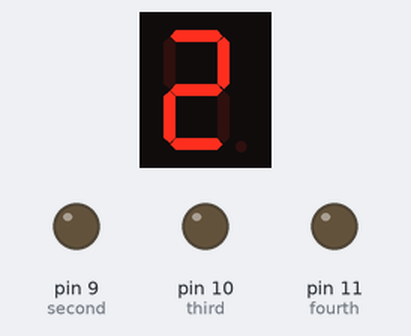
Bench run of a sketch on a simulated Arduino Uno, built with avr-gcc and run on an emulated ATmega328P. On the bench: 1-digit seven-segment display, output pins drawn as LEDs (lit = HIGH). Wiring (inferred from the names in the program): 1-digit 7-segment display, segments lit when LOW: segments pin 0, pin 1, pin 2, pin 3, pin 4, pin 5, pin 6. The segment pins are drawn as the display they are named for; pins used as bus, display or sensor lines are not drawn.

Above: at 0.1 s.
At 1.1 s:
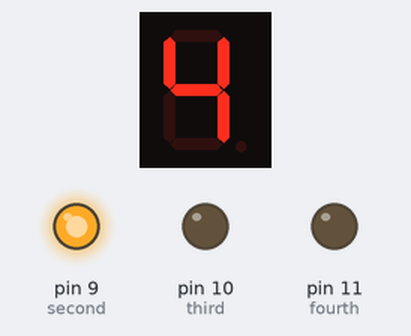
At 2.1 s:
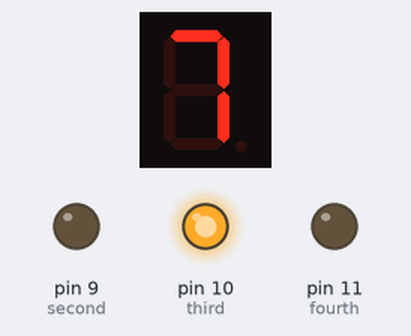
At 3.1 s:
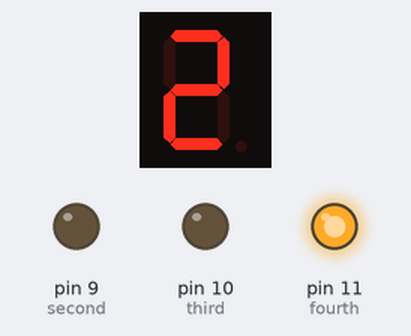
Timing chart, 0 to 130.0 s (numbered marks = the images above):
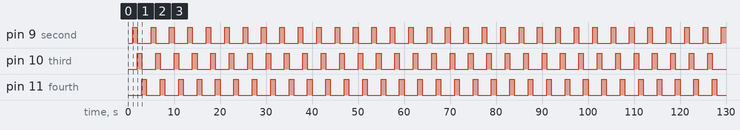

Measured:
- by itself, pin 9 (second), pin 10 (third), pin 11 (fourth): alternates HIGH for 1.0 s and LOW for 3.0 s
- by itself, everything shown: repeats every 4.0 s, in 4 steps
- what the display in image 1 shows lasts 1.0 s, from 1.0 s to 2.0 s

The sketch:

7segment_4digit.ino
```cpp
int a=0;
int b=1;
int c=2;
int d=3;
int e=4;
int f=5;
int g=6;

int first=8;
int second=9;
int third=10;
int fourth=11;

void setup() {
  pinMode(a,OUTPUT);
  pinMode(b,OUTPUT);
  pinMode(c,OUTPUT);
  pinMode(d,OUTPUT);
  pinMode(e,OUTPUT);
  pinMode(f,OUTPUT);
  pinMode(g,OUTPUT);

  pinMode(first, OUTPUT);
  pinMode(second, OUTPUT);
  pinMode(third, OUTPUT);
  pinMode(fourth, OUTPUT);
}

void loop() {
digitalWrite(first, HIGH);
two();
  delay(1000);
  digitalWrite(first, LOW);

digitalWrite(second, HIGH);
  four();
  delay(1000);
  digitalWrite(second, LOW);

  digitalWrite(third, HIGH);
  seven();
  delay(1000);
  digitalWrite(third, LOW);

digitalWrite(fourth, HIGH);
  two();
  delay(1000);
  digitalWrite(fourth, LOW);
}
void two()
{
  digitalWrite(a, LOW);
  digitalWrite(b, LOW);
  digitalWrite(c, HIGH);
  digitalWrite(d, LOW);
  digitalWrite(e, LOW);
  digitalWrite(f, HIGH);
  digitalWrite(g, LOW);
}

void four()
{
  digitalWrite(a, HIGH);
  digitalWrite(b, LOW);
  digitalWrite(c, LOW);
  digitalWrite(d, HIGH);
  digitalWrite(e, HIGH);
  digitalWrite(f, LOW);
  digitalWrite(g, LOW);
}

void seven()
{
  digitalWrite(a, LOW);
  digitalWrite(b, LOW);
  digitalWrite(c, LOW);
  digitalWrite(d, HIGH);
  digitalWrite(e, HIGH);
  digitalWrite(f, HIGH);
  digitalWrite(g, HIGH);
}
```
